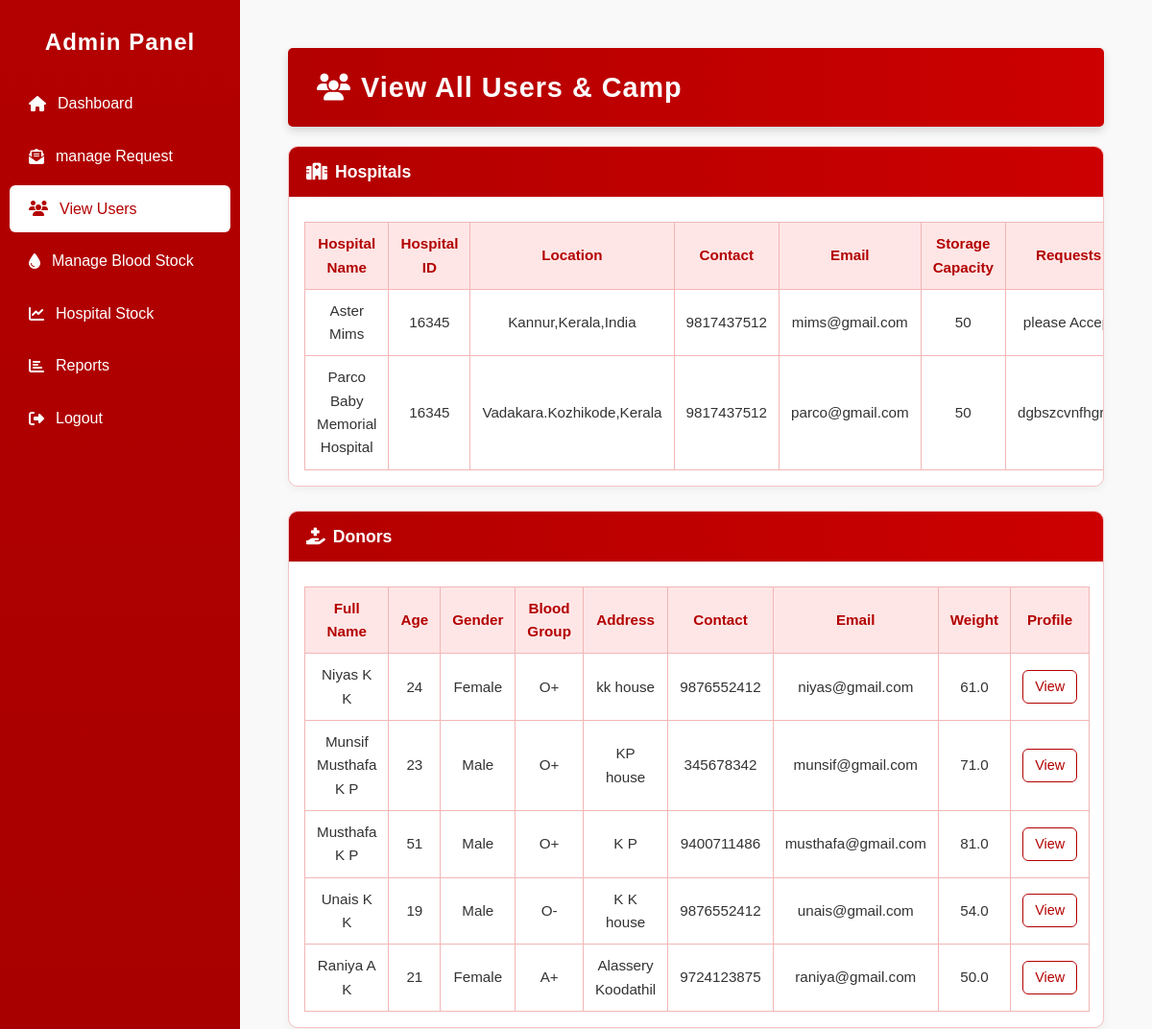
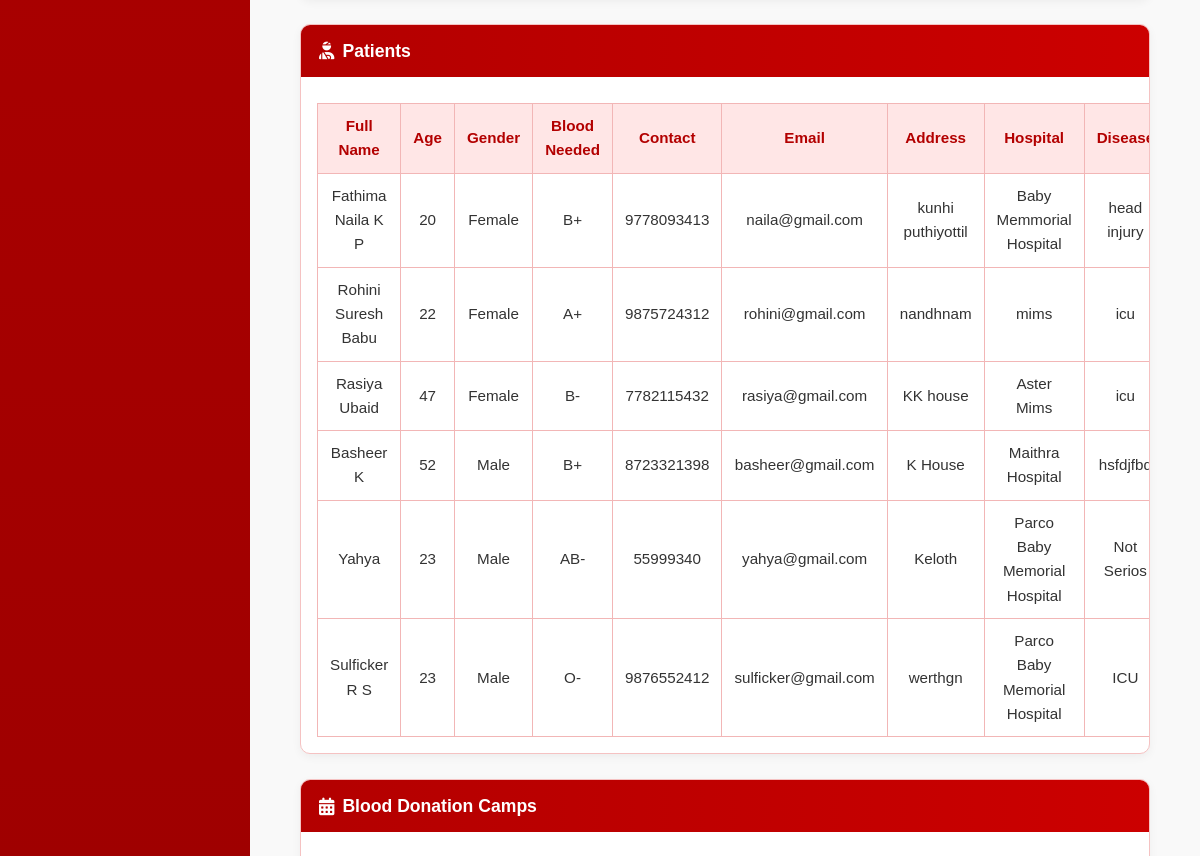
Page /view_users/ (signed in, upper part) on the earlier database version (2 pictures, top to bottom).
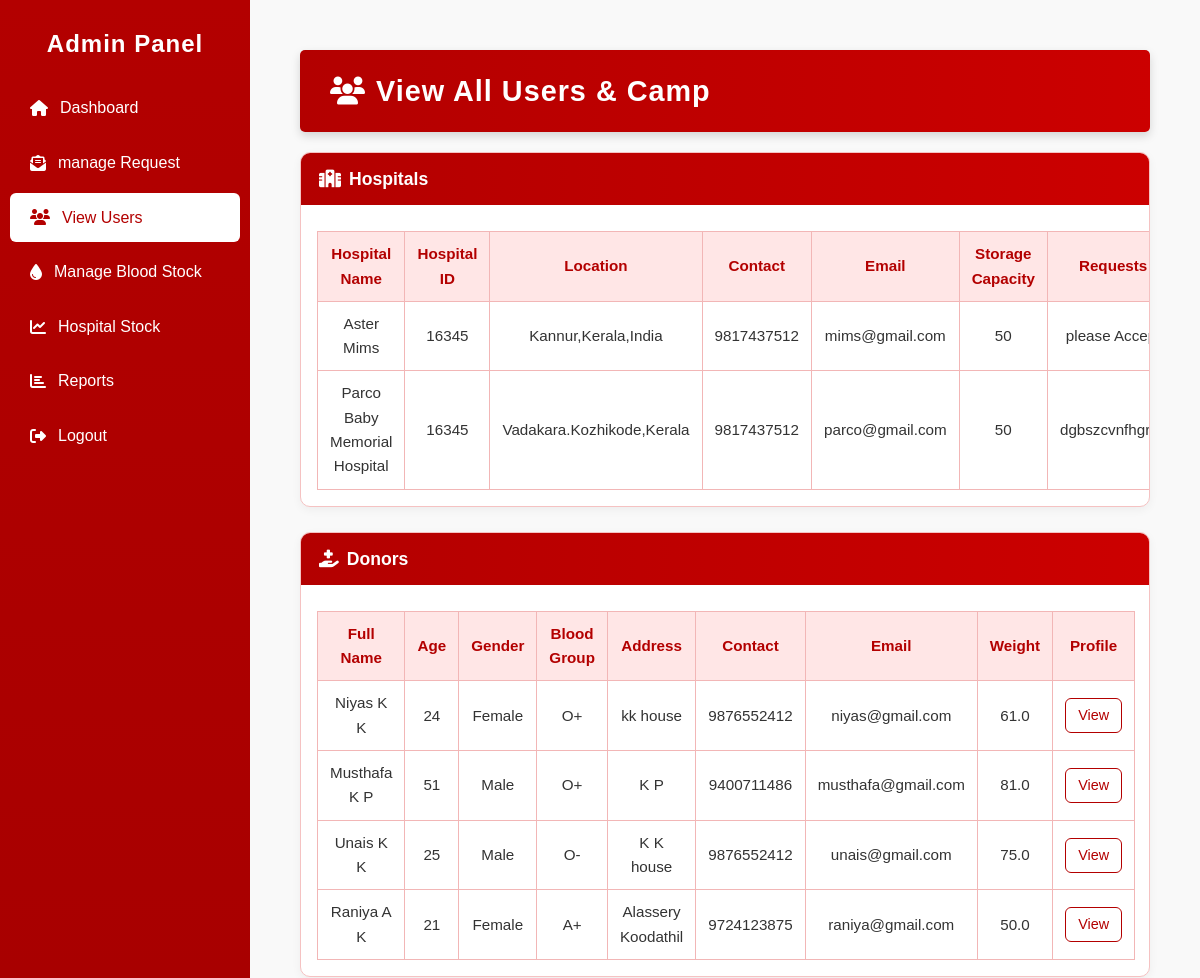
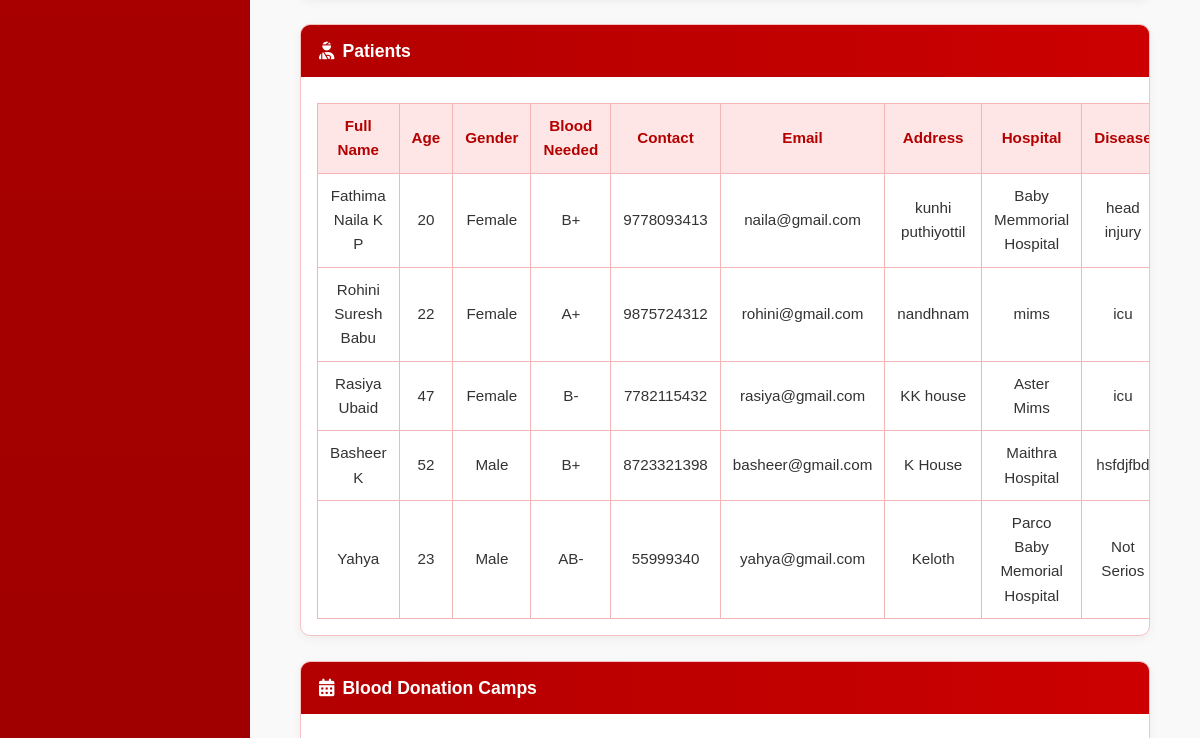
Same page on the later database version (2 pictures, top to bottom).
### BB_app/models.py (models this page shows, shortened)
class HospitalProfile(models.Model):
    user = models.OneToOneField(User, on_delete=models.CASCADE)
    hospital_name = models.CharField(max_length=150)
    hospital_id = models.CharField(max_length=50)
    location = models.TextField()
    contact = models.CharField(max_length=15)
    email = models.EmailField()
    Hospital_Logo = models.ImageField(upload_to='hospital_logos/', blank=True, null=True)
    storage_capacity = models.PositiveIntegerField(default=0)
    requests = models.TextField(blank=True, null=True)
    license_upload = models.FileField(upload_to='hospital_licenses/', blank=True, null=True)

class DonorProfile(models.Model):
    user = models.OneToOneField(User, on_delete=models.CASCADE)
    full_name = models.CharField(max_length=100)
    age = models.PositiveIntegerField()
    gender = models.CharField(max_length=10, choices=[('Male','Male'),('Female','Female'),('Other','Other')])
    blood_group = models.CharField(max_length=3, choices=[('A+','A+'),('A-','A-'),('B+','B+'),('B-','B-'),
                                                          ('O+','O+'),('O-','O-'),('AB+','AB+'),('AB-','AB-')])
    address = models.TextField()
    contact_number = models.CharField(max_length=15)
    email = models.EmailField()
    profile_pic = models.ImageField(upload_to='donor_profiles/', blank=True, null=True)
    weight = models.FloatField()

class PatientProfile(models.Model):
    user = models.OneToOneField(User, on_delete=models.CASCADE)
    full_name = models.CharField(max_length=100)
    age = models.PositiveIntegerField()
    gender = models.CharField(max_length=10, choices=[('Male','Male'),('Female','Female'),('Other','Other')])
    blood_group = models.CharField(max_length=3, choices=[('A+','A+'),('A-','A-'),('B+','B+'),('B-','B-'),
                                                                 ('O+','O+'),('O-','O-'),('AB+','AB+'),('AB-','AB-')])
    contact_number = models.CharField(max_length=15)
    email = models.EmailField()
    address = models.TextField()
    hospital_name = models.CharField(max_length=100, blank=True, null=True)
    disease_condition = models.TextField(blank=True, null=True)
    notes = models.TextField(blank=True, null=True)
    prescription = models.FileField(upload_to='prescriptions/', blank=True, null=True)

### BB_app/views.py (the view)
# urls.py: path('view_users/', views.view_users, name='view_users'),
@admin_required
def view_users(request):
    hospitals = HospitalProfile.objects.all()
    donors = DonorProfile.objects.all()
    patients = PatientProfile.objects.all()
    camps = BloodDonationCamp.objects.all().order_by('-date')
    patient_data = []
    for patient in patients:
        request_info = PatientBloodRequest.objects.filter(patient=patient).order_by('-request_date').first()
        patient_data.append({
            'full_name': patient.full_name,
            'age': patient.age,
            'gender': patient.gender,
            'blood_group': patient.blood_group,
            'contact_number': patient.contact_number,
            'email': patient.email,
            'address': patient.address,
            'hospital_name': patient.hospital_name,
            'disease_condition': patient.disease_condition,
            'notes': patient.notes,
            'prescription': patient.prescription,
            'units_Requested': request_info.units_Requested if request_info else '-',
            'date_Required': request_info.date_Required if request_info else '-',
        })
    return render(request, 'view_users.html', {
        'hospitals': hospitals,
        'donors': donors,
        'patients': patient_data,
        'camps': camps,
    })

### BB_app/views.py (called while the page is built)
def admin_required(view_func):
    return user_passes_test(lambda u: u.is_superuser, login_url='login')(view_func)

### BB_app/templates/view_users.html (shortened to what this page needs)
{% extends 'admin_master.html' %}
{% load static %}
{% block content %}
<div class="container-fluid py-4">
  <div class="dashboard-header mb-4 text-center">
    <h2><i class="fas fa-users"></i> View All Users & Camp </h2>
  </div>
  <div class="card">
    <div class="card-header">
      <i class="fas fa-hospital"></i> Hospitals
    </div>
    <div class="card-body">
      <table class="table table-hover">
        <thead>
          <tr>
            <th>Hospital Name</th>
            <th>Hospital ID</th>
            <th>Location</th>
            <th>Contact</th>
            <th>Email</th>
            <th>Storage Capacity</th>
            <th>Requests</th>
          </tr>
        </thead>
        <tbody>
          {% for h in hospitals %}
          <tr>
            <td>{{ h.hospital_name }}</td>
            <td>{{ h.hospital_id }}</td>
            <td>{{ h.location }}</td>
            <td>{{ h.contact }}</td>
            <td>{{ h.email }}</td>
            <td>{{ h.storage_capacity }}</td>
            <td>{{ h.requests|default:"-" }}</td>
          </tr>
          {% empty %}
          <tr>
            <td colspan="8" class="text-muted">No hospitals found.</td>
          </tr>
          {% endfor %}
        </tbody>
      </table>
    </div>
  </div>
  <div class="card">
    <div class="card-header">
      <i class="fas fa-hand-holding-medical"></i> Donors
    </div>
    <div class="card-body">
      <table class="table table-hover">
        <thead>
          <tr>
            <th>Full Name</th>
            <th>Age</th>
            <th>Gender</th>
            <th>Blood Group</th>
            <th>Address</th>
            <th>Contact</th>
            <th>Email</th>
            <th>Weight</th>
            <th>Profile</th>
          </tr>
        </thead>
        <tbody>
          {% for d in donors %}
          <tr>
            <td>{{ d.full_name }}</td>
            <td>{{ d.age }}</td>
            <td>{{ d.gender }}</td>
            <td>{{ d.blood_group }}</td>
            <td>{{ d.address }}</td>
            <td>{{ d.contact_number }}</td>
            <td>{{ d.email }}</td>
            <td>{{ d.weight }}</td>
            <td>
              {% if d.profile_pic %}
              <a href="{{ d.profile_pic.url }}" target="_blank" class="btn btn-outline-danger">View</a>
              {% else %}
              <span class="text-muted">No Profile</span>
              {% endif %}
            </td>
          </tr>
          {% empty %}
          <tr>
            <td colspan="9" class="text-muted">No donors found.</td>
          </tr>
          {% endfor %}
        </tbody>
      </table>
    </div>
  </div>
  <div class="card">
    <div class="card-header">
      <i class="fas fa-user-injured"></i> Patients
    </div>
    <div class="card-body">
      <table class="table table-hover">
        <thead>
          <tr>
            <th>Full Name</th>
            <th>Age</th>
            <th>Gender</th>
            <th>Blood Needed</th>
            <th>Contact</th>
            <th>Email</th>
            <th>Address</th>
            <th>Hospital</th>
            <th>Disease</th>
          </tr>
        </thead>
        <tbody>
          {% for p in patients %}
          <tr>
            <td>{{ p.full_name }}</td>
            <td>{{ p.age }}</td>
            <td>{{ p.gender }}</td>
            <td>{{ p.blood_group }}</td>
            <td>{{ p.contact_number }}</td>
            <td>{{ p.email }}</td>
            <td>{{ p.address|default:"-" }}</td>
            <td>{{ p.hospital_name|default:"-" }}</td>
            <td>{{ p.disease_condition|default:"-" }}</td>
          </tr>
          {% empty %}
          <tr>
            <td colspan="13" class="text-muted">No patients found.</td>
          </tr>
          {% endfor %}
        </tbody>
      </table>
    </div>
  </div>
  <div class="card">
    <div class="card-header">
      <i class="fas fa-calendar-alt"></i> Blood Donation Camps
    </div>
    <div class="card-body">
    </div>
  </div>
</div>
{% endblock %}

Differences in the rows shown:
removed DonorProfile: full_name "Munsif Musthafa K P", age "23", gender "Male", blood_group "O+", address "KP house", contact_number "345678342", email "munsif@gmail.com", weight "71.0"
removed PatientProfile: full_name "Sulficker R S", gender "Male", blood_group "O-", contact_number "9876552412", email "sulficker@gmail.com", address "werthgn", hospital_name "Parco Baby Memorial Hospital", disease_condition "ICU"
changed DonorProfile "Unais K K": age "19" → "25"; weight "54.0" → "75.0"
Other differences:
list line gone: "23"
